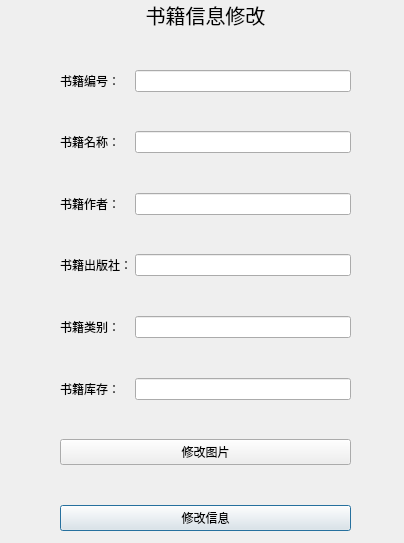
<?xml version="1.0" encoding="UTF-8"?>
<ui version="4.0">
 <class>bookDialog</class>
 <widget class="QDialog" name="bookDialog">
  <property name="geometry">
   <rect>
    <x>0</x>
    <y>0</y>
    <width>404</width>
    <height>543</height>
   </rect>
  </property>
  <property name="windowTitle">
   <string>Dialog</string>
  </property>
  <widget class="QWidget" name="formLayoutWidget">
   <property name="geometry">
    <rect>
     <x>60</x>
     <y>0</y>
     <width>291</width>
     <height>531</height>
    </rect>
   </property>
   <layout class="QFormLayout" name="formLayout">
    <property name="horizontalSpacing">
     <number>3</number>
    </property>
    <property name="verticalSpacing">
     <number>3</number>
    </property>
    <item row="3" column="0">
     <widget class="QLabel" name="label_2">
      <property name="text">
       <string>书籍编号：</string>
      </property>
     </widget>
    </item>
    <item row="3" column="1">
     <widget class="QLineEdit" name="bidLine">
      <property name="font">
       <font>
        <pointsize>9</pointsize>
       </font>
      </property>
      <property name="readOnly">
       <bool>true</bool>
      </property>
     </widget>
    </item>
    <item row="5" column="0">
     <widget class="QLabel" name="label_3">
      <property name="text">
       <string>书籍名称：</string>
      </property>
     </widget>
    </item>
    <item row="5" column="1">
     <widget class="QLineEdit" name="nameLine"/>
    </item>
    <item row="7" column="0">
     <widget class="QLabel" name="label_4">
      <property name="text">
       <string>书籍作者：</string>
      </property>
     </widget>
    </item>
    <item row="7" column="1">
     <widget class="QLineEdit" name="authoLine"/>
    </item>
    <item row="18" column="0" colspan="2">
     <widget class="QPushButton" name="pushButton">
      <property name="maximumSize">
       <size>
        <width>16777215</width>
        <height>30</height>
       </size>
      </property>
      <property name="text">
       <string>修改信息</string>
      </property>
     </widget>
    </item>
    <item row="1" column="0" colspan="2">
     <widget class="QLabel" name="label">
      <property name="maximumSize">
       <size>
        <width>16777215</width>
        <height>30</height>
       </size>
      </property>
      <property name="font">
       <font>
        <pointsize>15</pointsize>
       </font>
      </property>
      <property name="text">
       <string>书籍信息修改</string>
      </property>
      <property name="alignment">
       <set>Qt::AlignCenter</set>
      </property>
     </widget>
    </item>
    <item row="9" column="0">
     <widget class="QLabel" name="label_5">
      <property name="text">
       <string>书籍出版社：</string>
      </property>
     </widget>
    </item>
    <item row="9" column="1">
     <widget class="QLineEdit" name="pressLine"/>
    </item>
    <item row="14" column="0">
     <widget class="QLabel" name="label_6">
      <property name="text">
       <string>书籍库存：</string>
      </property>
     </widget>
    </item>
    <item row="14" column="1">
     <widget class="QLineEdit" name="stockLine"/>
    </item>
    <item row="10" column="0" colspan="2">
     <spacer name="verticalSpacer_5">
      <property name="orientation">
       <enum>Qt::Vertical</enum>
      </property>
      <property name="sizeHint" stdset="0">
       <size>
        <width>20</width>
        <height>40</height>
       </size>
      </property>
     </spacer>
    </item>
    <item row="8" column="0" colspan="2">
     <spacer name="verticalSpacer_4">
      <property name="orientation">
       <enum>Qt::Vertical</enum>
      </property>
      <property name="sizeHint" stdset="0">
       <size>
        <width>20</width>
        <height>40</height>
       </size>
      </property>
     </spacer>
    </item>
    <item row="6" column="0" colspan="2">
     <spacer name="verticalSpacer_3">
      <property name="orientation">
       <enum>Qt::Vertical</enum>
      </property>
      <property name="sizeHint" stdset="0">
       <size>
        <width>20</width>
        <height>40</height>
       </size>
      </property>
     </spacer>
    </item>
    <item row="4" column="0" colspan="2">
     <spacer name="verticalSpacer">
      <property name="orientation">
       <enum>Qt::Vertical</enum>
      </property>
      <property name="sizeHint" stdset="0">
       <size>
        <width>20</width>
        <height>40</height>
       </size>
      </property>
     </spacer>
    </item>
    <item row="2" column="0" colspan="2">
     <spacer name="verticalSpacer_2">
      <property name="orientation">
       <enum>Qt::Vertical</enum>
      </property>
      <property name="sizeHint" stdset="0">
       <size>
        <width>20</width>
        <height>40</height>
       </size>
      </property>
     </spacer>
    </item>
    <item row="16" column="0" colspan="2">
     <widget class="QPushButton" name="pushButton_2">
      <property name="text">
       <string>修改图片</string>
      </property>
     </widget>
    </item>
    <item row="17" column="0" colspan="2">
     <spacer name="verticalSpacer_6">
      <property name="orientation">
       <enum>Qt::Vertical</enum>
      </property>
      <property name="sizeHint" stdset="0">
       <size>
        <width>20</width>
        <height>40</height>
       </size>
      </property>
     </spacer>
    </item>
    <item row="15" column="0" colspan="2">
     <spacer name="verticalSpacer_7">
      <property name="orientation">
       <enum>Qt::Vertical</enum>
      </property>
      <property name="sizeHint" stdset="0">
       <size>
        <width>20</width>
        <height>40</height>
       </size>
      </property>
     </spacer>
    </item>
    <item row="12" column="0">
     <widget class="QLabel" name="label_7">
      <property name="text">
       <string>书籍类别：</string>
      </property>
     </widget>
    </item>
    <item row="12" column="1">
     <widget class="QLineEdit" name="typeLine"/>
    </item>
    <item row="13" column="0" colspan="2">
     <spacer name="verticalSpacer_8">
      <property name="orientation">
       <enum>Qt::Vertical</enum>
      </property>
      <property name="sizeHint" stdset="0">
       <size>
        <width>20</width>
        <height>40</height>
       </size>
      </property>
     </spacer>
    </item>
   </layout>
  </widget>
 </widget>
 <resources/>
 <connections/>
</ui>
